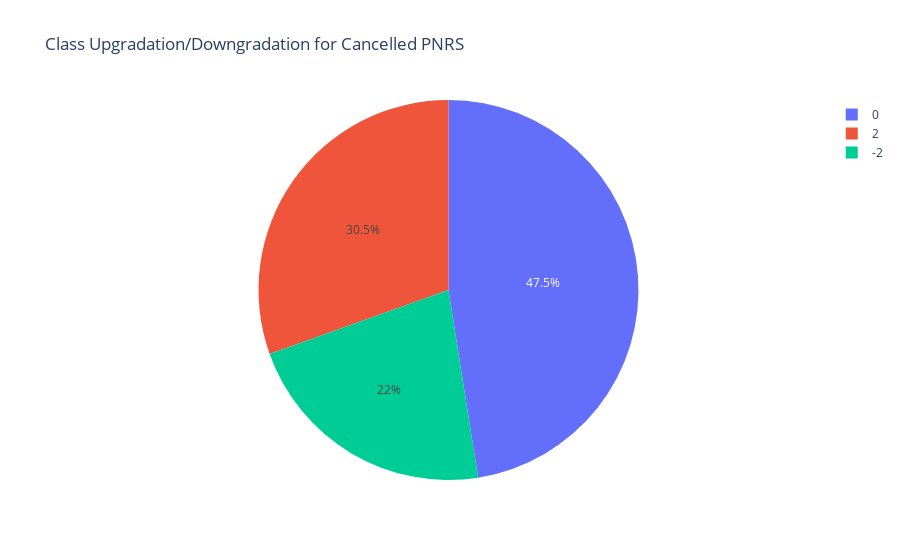

Write notebook code for a chart like this one.
### Code cell
import ast

# map class with numbers
class_mapper = {'F': 0, 'B': 1 , 'P': 2, 'E': 3}

# find {class_cancelled - class_allocated} -> positive: upgrade, negetive: downgrade, zero: same class
# print(df.head())
list_up_down = []
for index, row in df.iterrows():
    cancelled_class = row['canclled_class'][1]
    allocated_classes = ast.literal_eval(row['allocated_classes'])
    up_down = list(map(lambda x: class_mapper[x] - class_mapper[cancelled_class], allocated_classes))
    list_up_down += up_down
df_up_down = pd.DataFrame(list_up_down, columns=['up_down'])
fig = px.pie(df_up_down, names='up_down', title='Class Upgradation/Downgradation for Cancelled PNRS')
fig.show()
# print(list_up_down)

### Figure 1 — Plotly figure (JSON) as saved in the notebook; plotly's stock layout.template omitted (floating-point values rounded to 4 significant figures; data arrays with more than 128 entries replaced by an {"elided": "..."} marker saying what was removed)
{"data": [{"domain": {"x": [0, 1], "y": [0, 1]}, "hovertemplate": "up_down=%{label}<extra></extra>", "labels": {"elided": "522 int values"}, "legendgroup": "", "name": "", "showlegend": true, "type": "pie"}], "layout": {"legend": {"tracegroupgap": 0}, "title": {"text": "Class Upgradation/Downgradation for Cancelled PNRS"}}}
